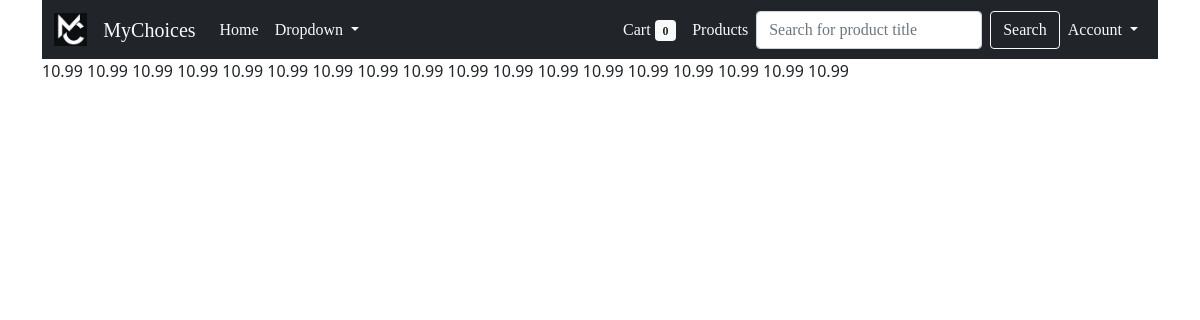
The page /orders/ (signed in) on the database as committed earlier.
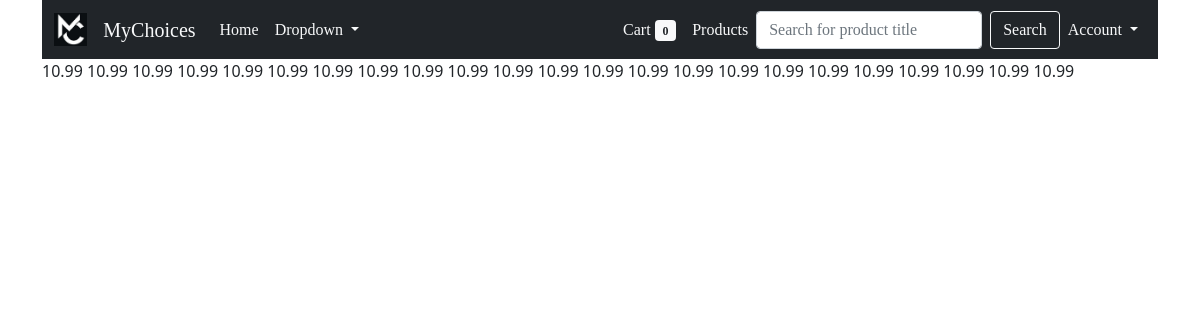
The same page on the database as committed later.
### orders/models.py (models this page shows, shortened)
class Order(models.Model):
    user = models.ForeignKey(settings.AUTH_USER_MODEL,null=True,blank=True,on_delete=models.CASCADE)
    order_id = models.CharField(max_length = 120, default = "ABC" , unique = True)
    cart = models.ForeignKey(Cart,on_delete=models.CASCADE)
    status = models.CharField(max_length = 120, choices = STATUS_CHOICES, default = "Started")
    timestamp = models.DateTimeField(default=timezone.now)
    updated = models.DateTimeField(default=timezone.now)
    sub_total = models.DecimalField(default=10.99, max_digits=1000, decimal_places= 2)
    tax_total = models.DecimalField(default=0.00, max_digits=1000, decimal_places= 2)
    final_total = models.DecimalField(default=10.99, max_digits=1000, decimal_places= 2)

### orders/views.py (the view)
# urls.py: re_path(r'^orders/$', orderviews.orders, name = 'user_order'),
def orders(request):
    context = {}
    template = "orders/user.html"
    return render(request, template, context)

### templates/orders/user.html (shortened to what this page needs)
{% extends 'base.html' %}
{% block content %}
{% for order in user.order_set.all %}
{{order.final_total}}
{% endfor %}
{% endblock %}

### templates/base.html (shortened to what this page needs)
{% load static %}
<!DOCTYPE html>
<html lang="en">
<head>
  <link rel = "stylesheet" href  = '{% static "css/bootstrap.min.css" %}'>
</head>
<body>
  <div class="container">
    {% include 'navbar.html' %}
    {% block content %}
    {% endblock %}
  </div>
</body>
</html>

### templates/navbar.html (shortened to what this page needs)
{% load static %}
<nav class="navbar navbar-expand-lg bg-dark" style="font-family: cursive;">
      <div class="container-fluid ">
        <a class="navbar-brand" href="{% url 'home' %}">
          <img class ="d-flex flex-wrap align-items-center" src="{% static 'img/MyChoices.jpg' %}" style="height: 25pt; width: 25pt;">
        </a>
        <a class="text-light navbar-brand" href="{% url 'home' %}">MyChoices</a>
        <div class="collapse navbar-collapse" id="navbarSupportedContent">
          <ul class="navbar-nav me-auto mb-2 mb-lg-0">
            <li class="nav-item">
              <a class="text-light nav-link active" aria-current="page" href="{% url 'home' %}">Home</a>
            </li>
            <li class="nav-item dropdown">
              <a class="text-light nav-link dropdown-toggle" href="#" id="navbarDropdown" role="button" data-bs-toggle="dropdown" aria-expanded="false">
                Dropdown
              </a>
            </li>
          </ul>
          <ul class="d-flex navbar-nav">
            <li class="nav-item">
              <a class="text-light nav-link active" aria-current="page" href="{% url 'cart' %}">
                Cart
                <span class="badge bg-light text-dark" style="display: inline-block;">
                  {% if not request.session.items_total %}
                  0
                  {% else %}
                  {{request.session.items_total}}
                  {% endif %}
                </span>
              </a>
            </li>
            <li class="nav-item">
              <a class="text-light nav-link active" aria-current="page" href="{% url 'products' %}">Products</a>
            </li>
          </ul>
          <form class="d-flex" action = "/s/">
            <input class="form-control me-2" type="search" placeholder="Search for product title" name = "q" aria-label="Search">
            <button class="btn btn-outline-light" type="submit">Search</button>
          </form>
          <ul class="navbar-nav">
            {% if user.is_authenticated  %}
            <li class="nav-item dropdown">
              <a class="text-light nav-link dropdown-toggle" href="#" id="navbarDropdown" role="button" data-bs-toggle="dropdown" aria-expanded="false">
                Account
              </a>
            </li>
            {% endif %}
          </ul>
        </div>
      </div>
    </nav>

Rows that differ between the two databases and show on the page:
added Order: final_total "10.99"
added Order: final_total "10.99"
added Order: final_total "10.99"
added Order: final_total "10.99"
added Order: final_total "10.99"
